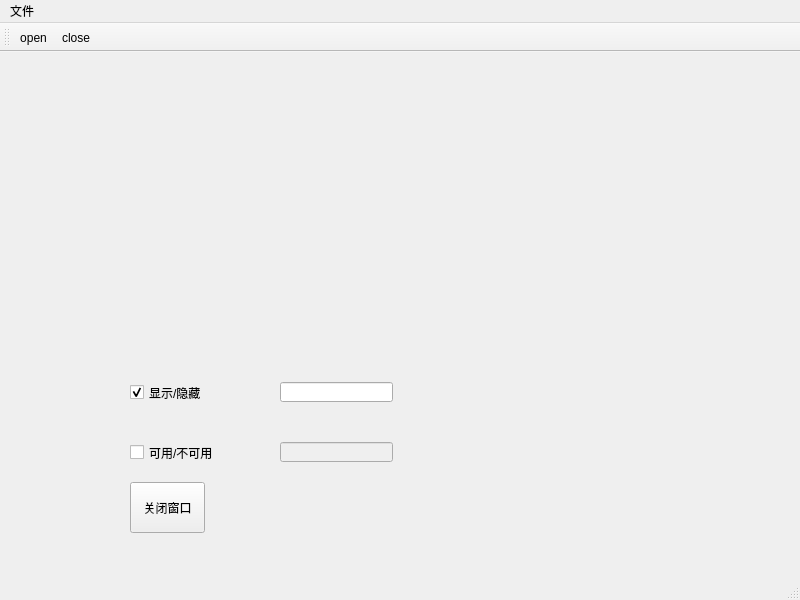
<?xml version="1.0" encoding="UTF-8"?>
<ui version="4.0">
 <class>MainWindow</class>
 <widget class="QMainWindow" name="MainWindow">
  <property name="geometry">
   <rect>
    <x>0</x>
    <y>0</y>
    <width>800</width>
    <height>600</height>
   </rect>
  </property>
  <property name="windowTitle">
   <string>MainWindow</string>
  </property>
  <widget class="QWidget" name="centralwidget">
   <widget class="QPushButton" name="pushButton">
    <property name="geometry">
     <rect>
      <x>130</x>
      <y>430</y>
      <width>75</width>
      <height>51</height>
     </rect>
    </property>
    <property name="text">
     <string>关闭窗口</string>
    </property>
   </widget>
   <widget class="QCheckBox" name="checkBox">
    <property name="geometry">
     <rect>
      <x>130</x>
      <y>310</y>
      <width>121</width>
      <height>61</height>
     </rect>
    </property>
    <property name="text">
     <string>显示/隐藏</string>
    </property>
    <property name="checked">
     <bool>true</bool>
    </property>
   </widget>
   <widget class="QCheckBox" name="checkBox_2">
    <property name="geometry">
     <rect>
      <x>130</x>
      <y>380</y>
      <width>121</width>
      <height>41</height>
     </rect>
    </property>
    <property name="text">
     <string>可用/不可用</string>
    </property>
   </widget>
   <widget class="QLineEdit" name="lineEdit">
    <property name="geometry">
     <rect>
      <x>280</x>
      <y>330</y>
      <width>113</width>
      <height>20</height>
     </rect>
    </property>
   </widget>
   <widget class="QLineEdit" name="lineEdit_2">
    <property name="enabled">
     <bool>false</bool>
    </property>
    <property name="geometry">
     <rect>
      <x>280</x>
      <y>390</y>
      <width>113</width>
      <height>20</height>
     </rect>
    </property>
   </widget>
  </widget>
  <widget class="QMenuBar" name="menubar">
   <property name="geometry">
    <rect>
     <x>0</x>
     <y>0</y>
     <width>800</width>
     <height>23</height>
    </rect>
   </property>
   <widget class="QMenu" name="menu">
    <property name="title">
     <string>文件</string>
    </property>
    <addaction name="actionopen"/>
    <addaction name="actionclose"/>
   </widget>
   <addaction name="menu"/>
  </widget>
  <widget class="QStatusBar" name="statusbar"/>
  <widget class="QToolBar" name="toolBar">
   <property name="windowTitle">
    <string>toolBar</string>
   </property>
   <attribute name="toolBarArea">
    <enum>TopToolBarArea</enum>
   </attribute>
   <attribute name="toolBarBreak">
    <bool>false</bool>
   </attribute>
   <addaction name="actionopen"/>
   <addaction name="actionclose"/>
  </widget>
  <action name="actionopen">
   <property name="text">
    <string>open</string>
   </property>
  </action>
  <action name="actionclose">
   <property name="text">
    <string>close</string>
   </property>
  </action>
 </widget>
 <resources/>
 <connections>
  <connection>
   <sender>pushButton</sender>
   <signal>clicked()</signal>
   <receiver>MainWindow</receiver>
   <slot>close()</slot>
   <hints>
    <hint type="sourcelabel">
     <x>210</x>
     <y>223</y>
    </hint>
    <hint type="destinationlabel">
     <x>231</x>
     <y>264</y>
    </hint>
   </hints>
  </connection>
  <connection>
   <sender>checkBox</sender>
   <signal>toggled(bool)</signal>
   <receiver>lineEdit</receiver>
   <slot>setVisible(bool)</slot>
   <hints>
    <hint type="sourcelabel">
     <x>233</x>
     <y>362</y>
    </hint>
    <hint type="destinationlabel">
     <x>290</x>
     <y>365</y>
    </hint>
   </hints>
  </connection>
  <connection>
   <sender>checkBox_2</sender>
   <signal>toggled(bool)</signal>
   <receiver>lineEdit_2</receiver>
   <slot>setEnabled(bool)</slot>
   <hints>
    <hint type="sourcelabel">
     <x>246</x>
     <y>423</y>
    </hint>
    <hint type="destinationlabel">
     <x>289</x>
     <y>423</y>
    </hint>
   </hints>
  </connection>
 </connections>
</ui>
